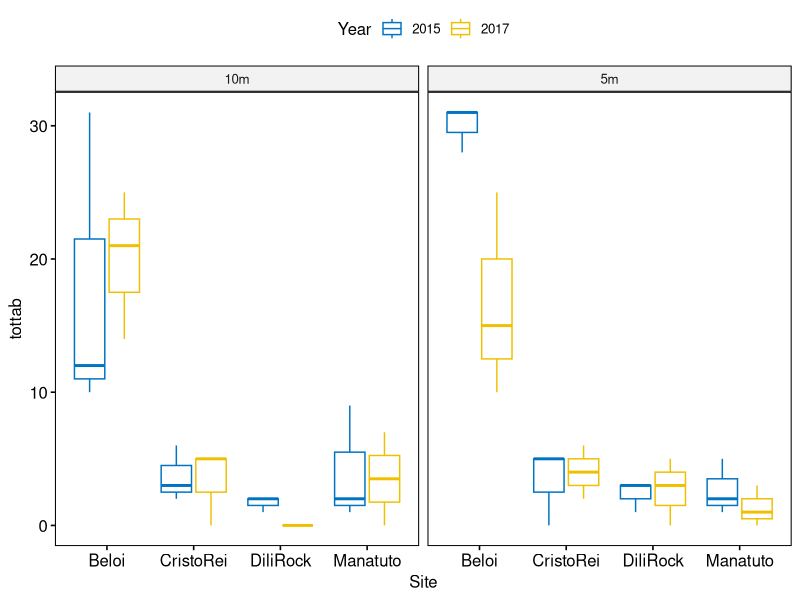
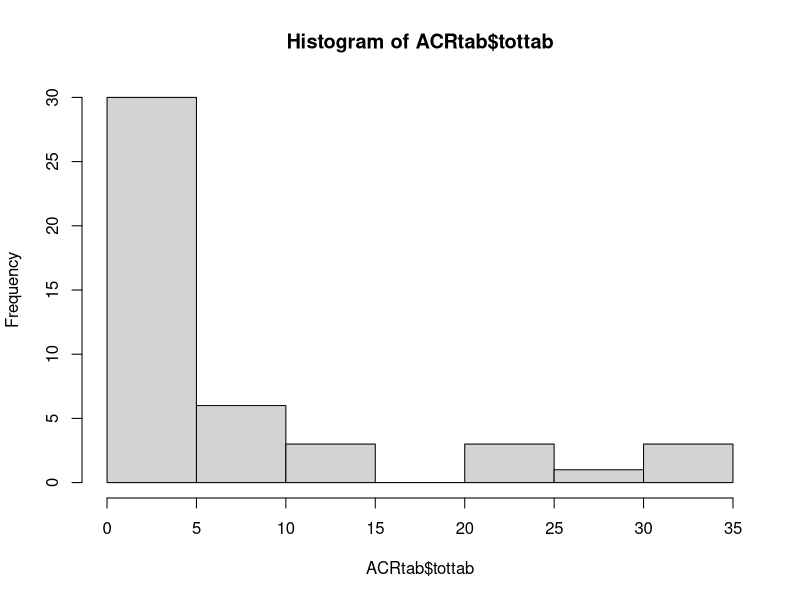
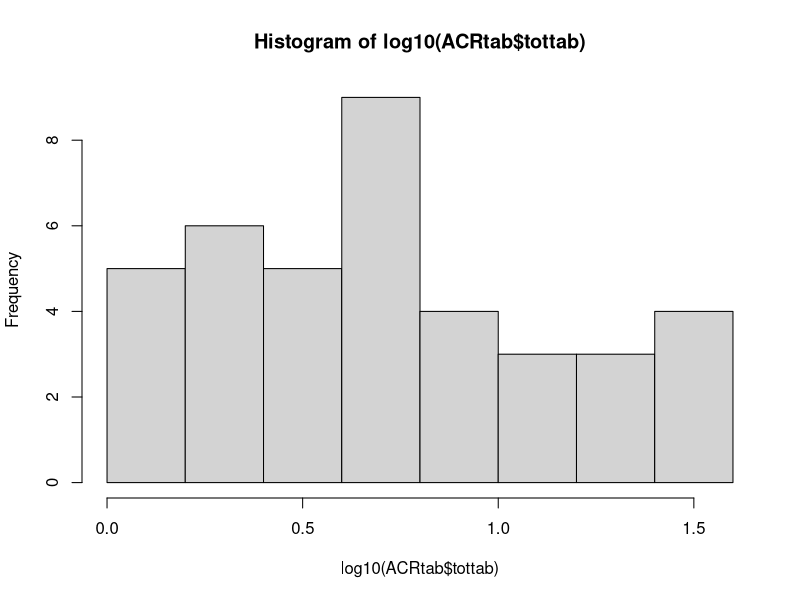
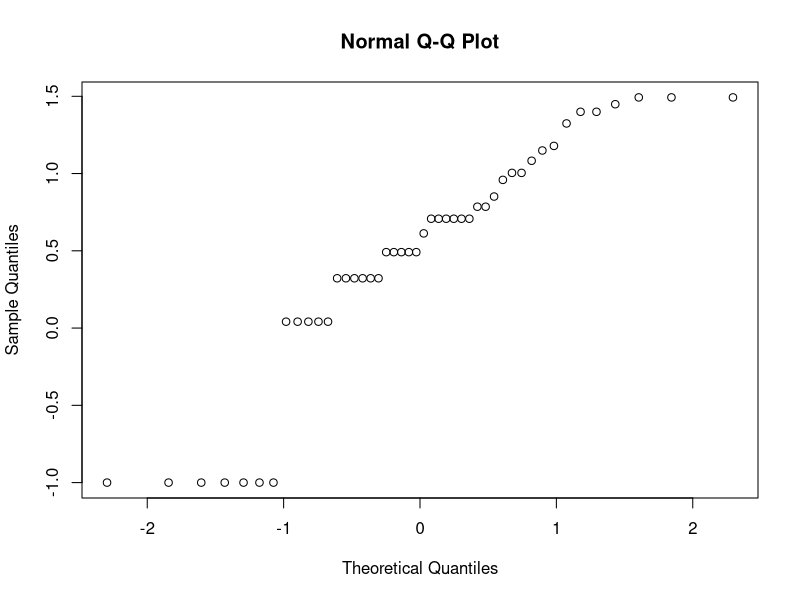
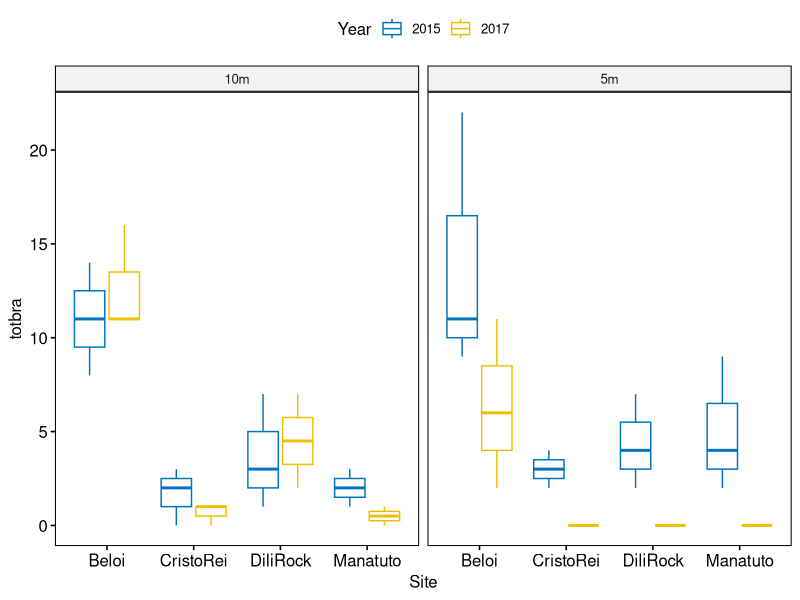
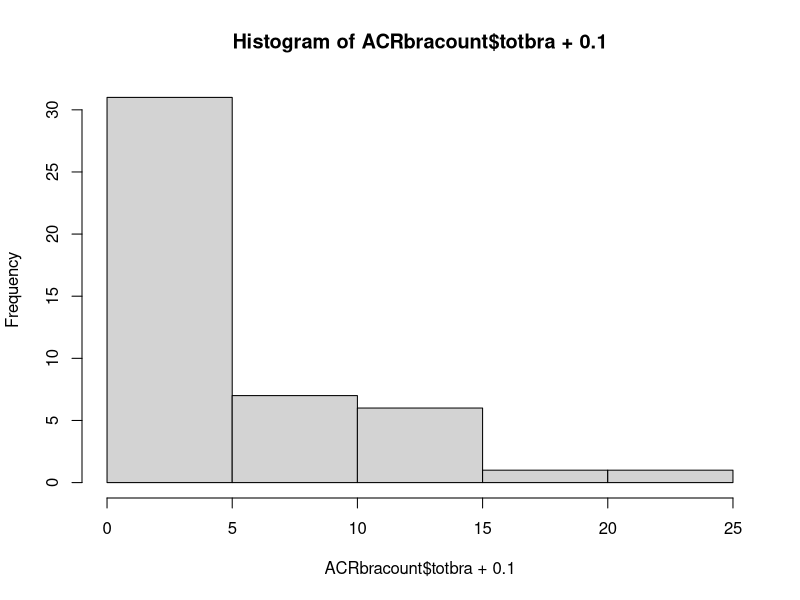
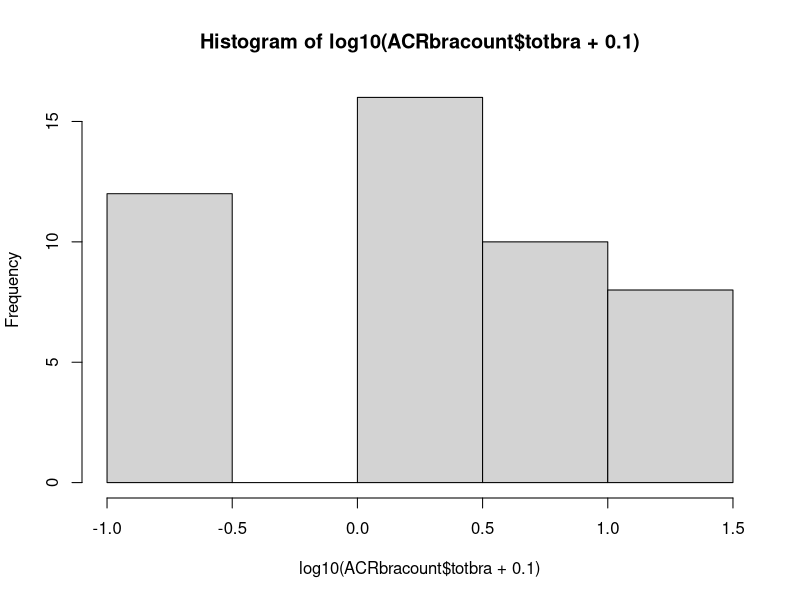
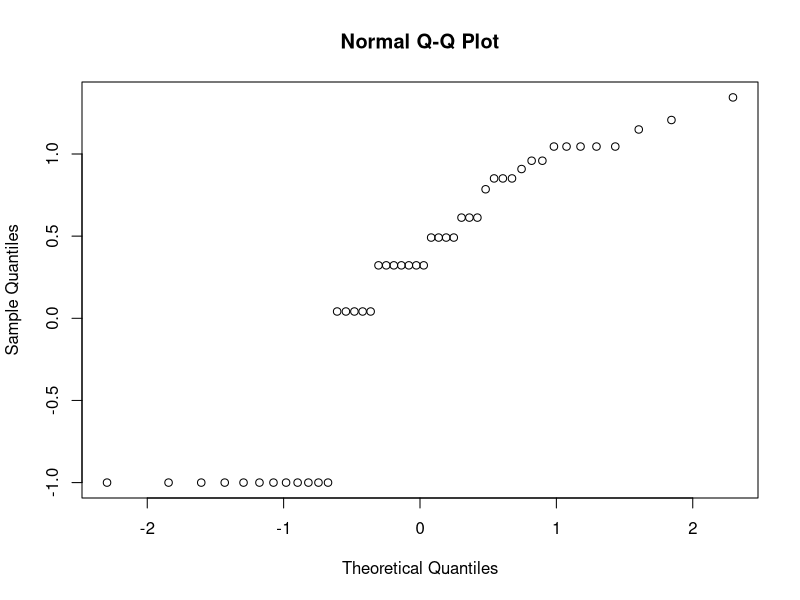

These figures' R source, in order:
## ---- chunk 1
knitr::opts_chunk$set(echo = TRUE)
## ---- chunk 2
library(here) # to use relative file paths to read in data
library(readr)
comp1517 <- read_csv(here::here("data/CoralHealth-2015-2017edit042021-R-genmorph.csv")) 

library(dplyr)
comp1517_factor <- comp1517 %>%  mutate(across(where(is.character),as.factor))
   
comp1517_factor$Year <- as.factor(comp1517_factor$Year) # year also as a factor

head(comp1517_factor)
## ---- chunk 3
comp1517_factor$long_id <- as.factor(paste(comp1517_factor$Site,
                                           comp1517_factor$Depth,
                                           comp1517_factor$Transect,
                                           sep = "_"))

levels(comp1517_factor$long_id)

ids <- read.csv(here::here("data/unique_ids_wnum.csv"))

library(dplyr)
comp1517_factor <- inner_join(comp1517_factor, ids, by = 'long_id')
comp1517_factor$num_id <- as.factor(comp1517_factor$num_id)
## ---- chunk 4
library(tidyr)
library(dplyr)

ACRcount <- comp1517_factor %>% 
   group_by(Year, Site, Depth, Transect, num_id, GEN, morph) %>% 
   summarize(tot = sum(Number))%>% 
 
      group_by(Year, Site, Depth, Transect,num_id, GEN, morph) %>% 
   summarize(totmorph = sum(tot))%>% 
      filter(GEN == "ACR") %>% 
      pivot_wider(names_from = morph, 
                  values_from = totmorph,
                  values_fill = 0) %>% 
   pivot_longer(bush:bottle, names_to = 'morph', values_to = 'totmorph')

ACRtab <- ACRcount %>% filter(morph == 'corym' | morph == 'tab') %>%
   summarize(tottab = sum(totmorph))

library(ggpubr) 
ggboxplot(
  ACRtab, x = "Site", y = "tottab", facet.by = 'Depth',
  color = "Year", palette = "jco"
  )

# check nomality
hist(ACRtab$tottab)
hist(log10(ACRtab$tottab))
qqnorm(log10(ACRtab$tottab+.1))
library(car)
leveneTest(tottab ~ Year * Site * Depth, data = ACRtab)
## ---- chunk 5
# normal anova
summary(aov(log10(tottab + .1) ~ Year * Site * Depth +
               Error(num_id), data = ACRtab))

# mixed model approach
library(nlme)
acr.lme <- lme(log10(tottab + .1 ) ~ Year *Site * Depth, 
               random = ~1|num_id,
               data = ACRtab, na.action = na.exclude)
#acr.lme
summary(acr.lme)
library(car)
Anova(acr.lme)
library(emmeans)
emmeans(acr.lme, list(pairwise ~ Site), adjust = "tukey")

# random intercept and slope
acr.lme2 <- lme(log10(tottab + .1) ~ Year *Site * Depth, 
                random = ~Year|num_id,
               data = ACRtab, na.action = na.exclude)
acr.lme2
summary(acr.lme2)
Anova(acr.lme2)
emmeans(acr.lme, list(pairwise ~ Site), adjust = "tukey")

anova(acr.lme, acr.lme2)  # not significantly different
## ---- chunk 6
ACRtabave <- ACRtab %>% 
   group_by( Site, GEN) %>% 
   summarize(ave = mean(tottab), SE = sd(tottab)/n())
ACRtabave
## ---- chunk 7
ACRbracount <- ACRcount %>% 
   filter(morph == "br" | morph == "bush" | morph == "stag") %>% 
   summarize(totbra = sum(totmorph))

# boxplot
ggboxplot(
  ACRbracount, x = "Site", y = "totbra", facet.by = 'Depth',
  color = "Year", palette = "jco"
  )

# check normality
hist(ACRbracount$totbra + 0.1)
hist(log10(ACRbracount$totbra +0.1))
qqnorm(log10(ACRbracount$totbra +0.1))
leveneTest(totbra ~ Year * Site * Depth, data = ACRbracount)
## ---- chunk 8
acrbra.lme <- lme(log10(totbra + 0.1) ~ Year * Site * Depth, 
                  random = ~1|num_id,
               data = ACRbracount, na.action = na.exclude)
acrbra.lme
summary(acrbra.lme) # lowest AIC
Anova(acrbra.lme)
emmeans(acr.lme, list(pairwise ~ Site), adjust = "tukey")
emmeans(acr.lme, list(pairwise ~ Year), adjust = "tukey")

# random intercept and slope
acrbra.lme2 <- lme(log10(totbra + 0.1) ~ Year * Site * Depth, random = ~Year|num_id,
               data = ACRbracount, na.action = na.exclude)
acrbra.lme2
summary(acrbra.lme2)
Anova(acrbra.lme2)

anova(acrbra.lme, acrbra.lme2) # models not significantly different 
## ---- chunk 9
# relevel factors 
ACRbracount$Depth <- relevel(ACRbracount$Depth, ref = "5m")

# rename and reorder sites
ACRbracount$Site <- ordered(ACRbracount$Site, levels = c("Rural-N", "Rural-E", "Urban-E", "Urban-W"))
levels(ACRbracount$Site)[levels(ACRbracount$Site)=="Beloi"] <- "Rural-N"
levels(ACRbracount$Site)[levels(ACRbracount$Site)=="Manatuto"] <- "Rural-E"
levels(ACRbracount$Site)[levels(ACRbracount$Site)=="CristoRei"] <- "Urban-E"
levels(ACRbracount$Site)[levels(ACRbracount$Site)=="DiliRock"] <- "Urban-W"

# average branching acroporid per site, depth, year
ACRbraave_site_d_yr <- ACRbracount %>% 
   group_by( Site, Depth, Year, GEN) %>% 
   summarize(ave = mean(totbra), SE = sd(totbra)/n()) 
ACRbraave_site_d_yr

ggplot(ACRbracount, 
       aes(x = Year, y = totbra, fill = Depth)) +
   geom_boxplot() +
   facet_wrap(vars(Site)) +
   theme_classic() +
   theme(text = element_text(size = 16))

# save plot as pdf and jpg
ggsave(here::here("figures/ACRbra_counts_site_d_yr.pdf"), width = 7, height = 4)
ggsave(here::here("figures/ACRbra_counts_site_d_yr.jpg"), width = 7, height = 4)
